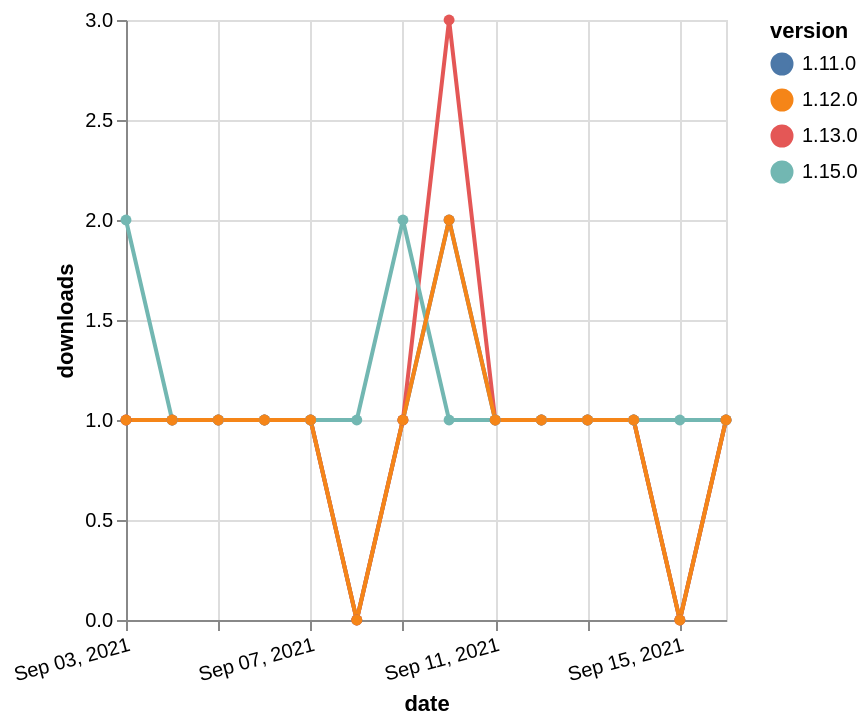

Here is the Vega-Lite specification saved for this chart:
### Vega-Lite specification from a JSON file in a GitHub repository (floating-point values rounded to 4 significant figures)
{"$schema": "https://vega.github.io/schema/vega-lite/v5.json", "description": "A simple bar chart with embedded data.", "data": {"values": [{"date": "2021-09-03", "total": 211, "delta": 1, "version": "1.11.0"}, {"date": "2021-09-04", "total": 212, "delta": 1, "version": "1.11.0"}, {"date": "2021-09-05", "total": 213, "delta": 1, "version": "1.11.0"}, {"date": "2021-09-06", "total": 214, "delta": 1, "version": "1.11.0"}, {"date": "2021-09-07", "total": 215, "delta": 1, "version": "1.11.0"}, {"date": "2021-09-08", "total": 215, "delta": 0, "version": "1.11.0"}, {"date": "2021-09-09", "total": 216, "delta": 1, "version": "1.11.0"}, {"date": "2021-09-10", "total": 218, "delta": 2, "version": "1.11.0"}, {"date": "2021-09-11", "total": 219, "delta": 1, "version": "1.11.0"}, {"date": "2021-09-12", "total": 220, "delta": 1, "version": "1.11.0"}, {"date": "2021-09-13", "total": 221, "delta": 1, "version": "1.11.0"}, {"date": "2021-09-14", "total": 222, "delta": 1, "version": "1.11.0"}, {"date": "2021-09-15", "total": 222, "delta": 0, "version": "1.11.0"}, {"date": "2021-09-16", "total": 223, "delta": 1, "version": "1.11.0"}, {"date": "2021-09-03", "total": 284, "delta": 1, "version": "1.13.0"}, {"date": "2021-09-04", "total": 285, "delta": 1, "version": "1.13.0"}, {"date": "2021-09-05", "total": 286, "delta": 1, "version": "1.13.0"}, {"date": "2021-09-06", "total": 287, "delta": 1, "version": "1.13.0"}, {"date": "2021-09-07", "total": 288, "delta": 1, "version": "1.13.0"}, {"date": "2021-09-08", "total": 288, "delta": 0, "version": "1.13.0"}, {"date": "2021-09-09", "total": 289, "delta": 1, "version": "1.13.0"}, {"date": "2021-09-10", "total": 292, "delta": 3, "version": "1.13.0"}, {"date": "2021-09-11", "total": 293, "delta": 1, "version": "1.13.0"}, {"date": "2021-09-12", "total": 294, "delta": 1, "version": "1.13.0"}, {"date": "2021-09-13", "total": 295, "delta": 1, "version": "1.13.0"}, {"date": "2021-09-14", "total": 296, "delta": 1, "version": "1.13.0"}, {"date": "2021-09-15", "total": 296, "delta": 0, "version": "1.13.0"}, {"date": "2021-09-16", "total": 297, "delta": 1, "version": "1.13.0"}, {"date": "2021-09-03", "total": 115, "delta": 2, "version": "1.15.0"}, {"date": "2021-09-04", "total": 116, "delta": 1, "version": "1.15.0"}, {"date": "2021-09-05", "total": 117, "delta": 1, "version": "1.15.0"}, {"date": "2021-09-06", "total": 118, "delta": 1, "version": "1.15.0"}, {"date": "2021-09-07", "total": 119, "delta": 1, "version": "1.15.0"}, {"date": "2021-09-08", "total": 120, "delta": 1, "version": "1.15.0"}, {"date": "2021-09-09", "total": 122, "delta": 2, "version": "1.15.0"}, {"date": "2021-09-10", "total": 123, "delta": 1, "version": "1.15.0"}, {"date": "2021-09-11", "total": 124, "delta": 1, "version": "1.15.0"}, {"date": "2021-09-12", "total": 125, "delta": 1, "version": "1.15.0"}, {"date": "2021-09-13", "total": 126, "delta": 1, "version": "1.15.0"}, {"date": "2021-09-14", "total": 127, "delta": 1, "version": "1.15.0"}, {"date": "2021-09-15", "total": 128, "delta": 1, "version": "1.15.0"}, {"date": "2021-09-16", "total": 129, "delta": 1, "version": "1.15.0"}, {"date": "2021-09-03", "total": 178, "delta": 1, "version": "1.12.0"}, {"date": "2021-09-04", "total": 179, "delta": 1, "version": "1.12.0"}, {"date": "2021-09-05", "total": 180, "delta": 1, "version": "1.12.0"}, {"date": "2021-09-06", "total": 181, "delta": 1, "version": "1.12.0"}, {"date": "2021-09-07", "total": 182, "delta": 1, "version": "1.12.0"}, {"date": "2021-09-08", "total": 182, "delta": 0, "version": "1.12.0"}, {"date": "2021-09-09", "total": 183, "delta": 1, "version": "1.12.0"}, {"date": "2021-09-10", "total": 185, "delta": 2, "version": "1.12.0"}, {"date": "2021-09-11", "total": 186, "delta": 1, "version": "1.12.0"}, {"date": "2021-09-12", "total": 187, "delta": 1, "version": "1.12.0"}, {"date": "2021-09-13", "total": 188, "delta": 1, "version": "1.12.0"}, {"date": "2021-09-14", "total": 189, "delta": 1, "version": "1.12.0"}, {"date": "2021-09-15", "total": 189, "delta": 0, "version": "1.12.0"}, {"date": "2021-09-16", "total": 190, "delta": 1, "version": "1.12.0"}]}, "width": "container", "mark": {"type": "line", "point": {"filled": true}}, "encoding": {"x": {"field": "date", "type": "temporal", "timeUnit": "yearmonthdate", "title": "date", "axis": {"labelAngle": -15}}, "y": {"field": "delta", "type": "quantitative", "title": "downloads"}, "color": {"field": "version", "type": "nominal"}, "tooltip": {"field": "delta"}}}
